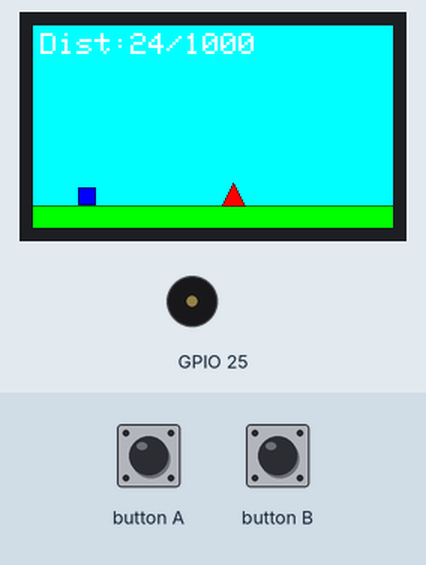
The sketch below on a simulated ESP32. Shown: 240×135 colour display, buzzer (waves = sounding). Inputs (shaded band) come from the test bench. Random numbers use the default seed unless the sketch sets one; what the sketch prints to the serial monitor is not drawn.

Above: at 1.4 s.
1.5 s: button A pressed for 0.15 s
At 1.65 s:
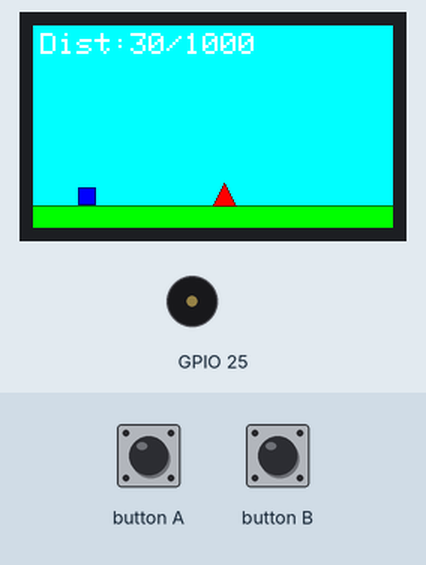
4.6 s: button B pressed for 0.15 s
At 12.02 s:
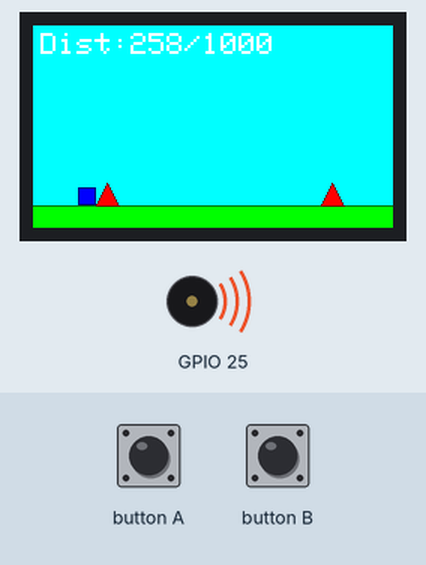
Timing chart, 0 to 12.3 s (numbered marks = the images above; inputs shaded):
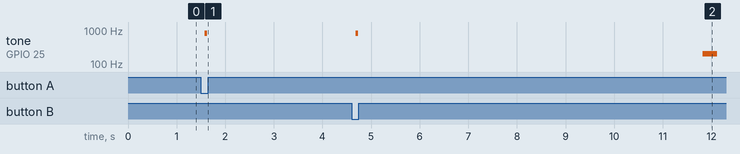

The sketch:

jump_game.ino
```cpp
/*
 * M5StickC Plus 1.1 Jump Game
 *
 * A simple runner game where a square block jumps over spikes.
 * Reach the goal to win!
 *
 * Controls:
 * - Button A: Jump
 * - Button B: Jump (alternative)
 *
 * Objective:
 * - Avoid the spikes by jumping over them
 * - Reach the goal (distance 1000) to win
 * - If you hit a spike, game over
 */

#include <M5StickCPlus.h>

// Game settings
const int GROUND_Y = 120;  // Adjusted for M5StickC Plus screen height (135px)
const int PLAYER_SIZE = 12;
const int PLAYER_X = 30;  // Fixed X position of player
const int GRAVITY = 2;
const int JUMP_POWER = 15;
const int SCROLL_SPEED = 3;
const int GOAL_DISTANCE = 1000;

// Player state
int playerY = GROUND_Y - PLAYER_SIZE;
int playerVelocityY = 0;
bool isJumping = false;
bool isOnGround = true;

// Game state
int scrollOffset = 0;
int distance = 0;
bool gameOver = false;
bool gameWon = false;
bool gameOverDisplayed = false;

// Spike obstacles (position relative to scroll)
struct Spike {
  int x;
  bool active;
};

const int MAX_SPIKES = 10;
Spike spikes[MAX_SPIKES];
int nextSpikeIndex = 0;

// Timing
unsigned long lastUpdate = 0;
const unsigned long UPDATE_INTERVAL = 30;

// Sprite for smooth rendering (double buffering)
TFT_eSprite sprite = TFT_eSprite(&M5.Lcd);

void setup() {
  M5.begin();
  M5.Lcd.setRotation(3);  // Landscape mode

  // Create sprite for double buffering
  sprite.createSprite(240, 135);
  sprite.setSwapBytes(true);

  // Initialize Speaker
  M5.Beep.begin();

  Serial.begin(115200);
  Serial.println("Jump Game Start!");

  // Initialize spikes
  for (int i = 0; i < MAX_SPIKES; i++) {
    spikes[i].active = false;
  }

  // Create initial spikes
  createSpike(150);
  createSpike(300);
  createSpike(450);
  createSpike(600);
  createSpike(750);

  drawGame();
}

void loop() {
  M5.update();

  if (gameOver || gameWon) {
    if (!gameOverDisplayed) {
      displayGameEnd();
      gameOverDisplayed = true;
    }

    // Restart on button press
    if (M5.BtnA.wasPressed() || M5.BtnB.wasPressed()) {
      resetGame();
    }
    delay(100);
    return;
  }

  // Handle jump - check every frame for responsive controls
  if ((M5.BtnA.wasPressed() || M5.BtnB.wasPressed()) && isOnGround) {
    jump();
  }

  // Update game at fixed intervals
  if (millis() - lastUpdate > UPDATE_INTERVAL) {
    // Update player physics
    updatePlayer();

    // Update scroll
    scrollOffset += SCROLL_SPEED;
    distance = scrollOffset;

    // Check for win
    if (distance >= GOAL_DISTANCE) {
      gameWon = true;
      M5.Beep.tone(1000, 100);
      delay(100);
      M5.Beep.tone(1200, 100);
      delay(100);
      M5.Beep.tone(1500, 200);
      M5.Beep.mute();
    }

    // Update spikes
    updateSpikes();

    // Check collision
    if (checkCollision()) {
      gameOver = true;
      M5.Beep.tone(200, 300);
      delay(300);
      M5.Beep.mute();
    }

    // Draw game
    drawGame();

    lastUpdate = millis();
  }

  delay(10);
}

void jump() {
  playerVelocityY = -JUMP_POWER;
  isJumping = true;
  isOnGround = false;

  // Jump sound
  M5.Beep.tone(800, 50);
  delay(50);
  M5.Beep.mute();
}

void updatePlayer() {
  // Apply gravity
  if (!isOnGround) {
    playerVelocityY += GRAVITY;
    playerY += playerVelocityY;

    // Check ground collision
    if (playerY >= GROUND_Y - PLAYER_SIZE) {
      playerY = GROUND_Y - PLAYER_SIZE;
      playerVelocityY = 0;
      isJumping = false;
      isOnGround = true;
    }
  }
}

void updateSpikes() {
  // Generate new spikes
  for (int i = 0; i < MAX_SPIKES; i++) {
    if (spikes[i].active) {
      // Remove spikes that are off screen
      int screenX = spikes[i].x - scrollOffset;
      if (screenX < -20) {
        spikes[i].active = false;
      }
    }
  }

  // Create new spike if needed
  int furthestSpikeX = 0;
  for (int i = 0; i < MAX_SPIKES; i++) {
    if (spikes[i].active && spikes[i].x > furthestSpikeX) {
      furthestSpikeX = spikes[i].x;
    }
  }

  if (furthestSpikeX < scrollOffset + 300 && distance < GOAL_DISTANCE - 100) {
    createSpike(furthestSpikeX + random(100, 200));
  }
}

void createSpike(int worldX) {
  for (int i = 0; i < MAX_SPIKES; i++) {
    if (!spikes[i].active) {
      spikes[i].x = worldX;
      spikes[i].active = true;
      break;
    }
  }
}

bool checkCollision() {
  int playerLeft = PLAYER_X;
  int playerRight = PLAYER_X + PLAYER_SIZE;
  int playerTop = playerY;
  int playerBottom = playerY + PLAYER_SIZE;

  for (int i = 0; i < MAX_SPIKES; i++) {
    if (spikes[i].active) {
      int screenX = spikes[i].x - scrollOffset;
      int spikeLeft = screenX;
      int spikeRight = screenX + 15;
      int spikeTop = GROUND_Y - 15;
      int spikeBottom = GROUND_Y;

      // Check collision
      if (playerRight > spikeLeft && playerLeft < spikeRight &&
          playerBottom > spikeTop && playerTop < spikeBottom) {
        return true;
      }
    }
  }

  return false;
}

void drawGame() {
  // Draw to sprite (off-screen buffer) to prevent flickering
  sprite.fillScreen(TFT_DARKGREY);

  // Draw sky
  sprite.fillRect(0, 0, 240, GROUND_Y, TFT_CYAN);

  // Draw ground
  sprite.fillRect(0, GROUND_Y, 240, 40, TFT_GREEN);
  sprite.drawLine(0, GROUND_Y, 240, GROUND_Y, TFT_DARKGREEN);

  // Draw goal indicator
  if (distance >= GOAL_DISTANCE - 200) {
    int goalScreenX = (GOAL_DISTANCE - scrollOffset);
    if (goalScreenX >= 0 && goalScreenX < 240) {
      sprite.fillRect(goalScreenX, GROUND_Y - 50, 20, 50, TFT_YELLOW);
      sprite.drawRect(goalScreenX, GROUND_Y - 50, 20, 50, TFT_ORANGE);
      sprite.setTextColor(TFT_RED);
      sprite.setTextSize(1);
      sprite.setCursor(goalScreenX - 5, GROUND_Y - 60);
      sprite.print("GOAL");
    }
  }

  // Draw spikes
  for (int i = 0; i < MAX_SPIKES; i++) {
    if (spikes[i].active) {
      int screenX = spikes[i].x - scrollOffset;
      if (screenX >= -20 && screenX < 240) {
        drawSpike(screenX, GROUND_Y);
      }
    }
  }

  // Draw player
  sprite.fillRect(PLAYER_X, playerY, PLAYER_SIZE, PLAYER_SIZE, TFT_BLUE);
  sprite.drawRect(PLAYER_X, playerY, PLAYER_SIZE, PLAYER_SIZE, TFT_NAVY);

  // Draw distance/score
  sprite.setTextColor(WHITE);
  sprite.setTextSize(2);
  sprite.setCursor(5, 5);
  sprite.print("Dist:");
  sprite.print(distance);
  sprite.print("/");
  sprite.print(GOAL_DISTANCE);

  // Push sprite to screen (this prevents flickering)
  sprite.pushSprite(0, 0);
}

void drawSpike(int x, int groundY) {
  // Draw triangle spike to sprite
  int spikeHeight = 15;
  int spikeWidth = 15;

  // Triangle points
  int x1 = x;
  int y1 = groundY;
  int x2 = x + spikeWidth / 2;
  int y2 = groundY - spikeHeight;
  int x3 = x + spikeWidth;
  int y3 = groundY;

  // Fill triangle
  sprite.fillTriangle(x1, y1, x2, y2, x3, y3, TFT_RED);
  sprite.drawTriangle(x1, y1, x2, y2, x3, y3, TFT_MAROON);
}

void displayGameEnd() {
  if (gameWon) {
    // Win screen - adjusted for 135px screen height
    M5.Lcd.fillRect(40, 35, 160, 70, TFT_YELLOW);
    M5.Lcd.drawRect(40, 35, 160, 70, TFT_ORANGE);
    M5.Lcd.setTextColor(TFT_GREEN);
    M5.Lcd.setTextSize(3);
    M5.Lcd.setCursor(60, 45);
    M5.Lcd.print("YOU");
    M5.Lcd.setCursor(60, 68);
    M5.Lcd.print("WIN!");

    M5.Lcd.setTextColor(TFT_BLACK);
    M5.Lcd.setTextSize(1);
    M5.Lcd.setCursor(50, 92);
    M5.Lcd.print("Press A to Retry");
  } else {
    // Game over screen - adjusted for 135px screen height
    M5.Lcd.fillRect(40, 35, 160, 70, TFT_RED);
    M5.Lcd.drawRect(40, 35, 160, 70, TFT_MAROON);
    M5.Lcd.setTextColor(WHITE);
    M5.Lcd.setTextSize(3);
    M5.Lcd.setCursor(50, 45);
    M5.Lcd.print("GAME");
    M5.Lcd.setCursor(50, 68);
    M5.Lcd.print("OVER");

    M5.Lcd.setTextColor(WHITE);
    M5.Lcd.setTextSize(1);
    M5.Lcd.setCursor(50, 92);
    M5.Lcd.print("Press A to Retry");
  }
}

void resetGame() {
  playerY = GROUND_Y - PLAYER_SIZE;
  playerVelocityY = 0;
  isJumping = false;
  isOnGround = true;
  scrollOffset = 0;
  distance = 0;
  gameOver = false;
  gameWon = false;
  gameOverDisplayed = false;

  // Reset spikes
  for (int i = 0; i < MAX_SPIKES; i++) {
    spikes[i].active = false;
  }

  // Create initial spikes
  createSpike(150);
  createSpike(300);
  createSpike(450);
  createSpike(600);
  createSpike(750);

  drawGame();
}
```

Measured:
- after the input at 1.5 s, tone on GPIO 25: silent → 800 Hz after 0.08 s, → silent 0.05 s later
- what the display in image 2 shows lasts 0.4 s, from 11.8 s to 12.2 s
